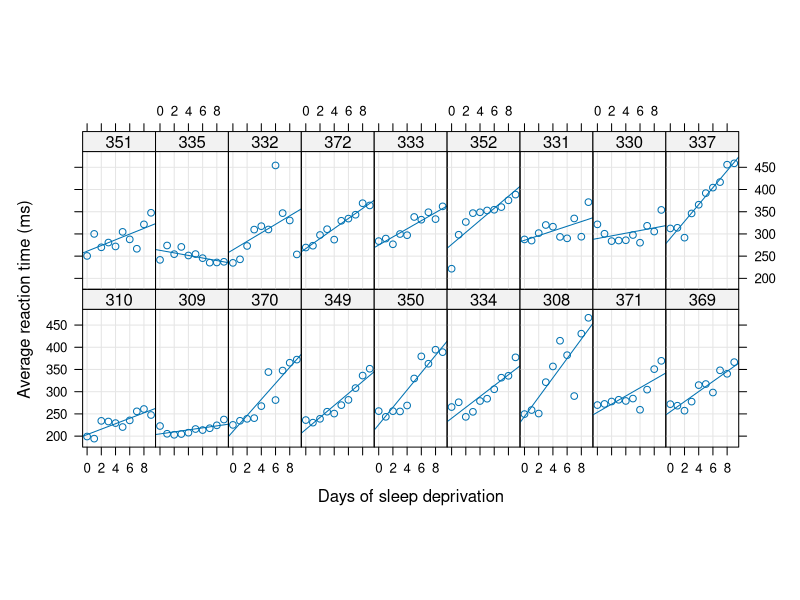
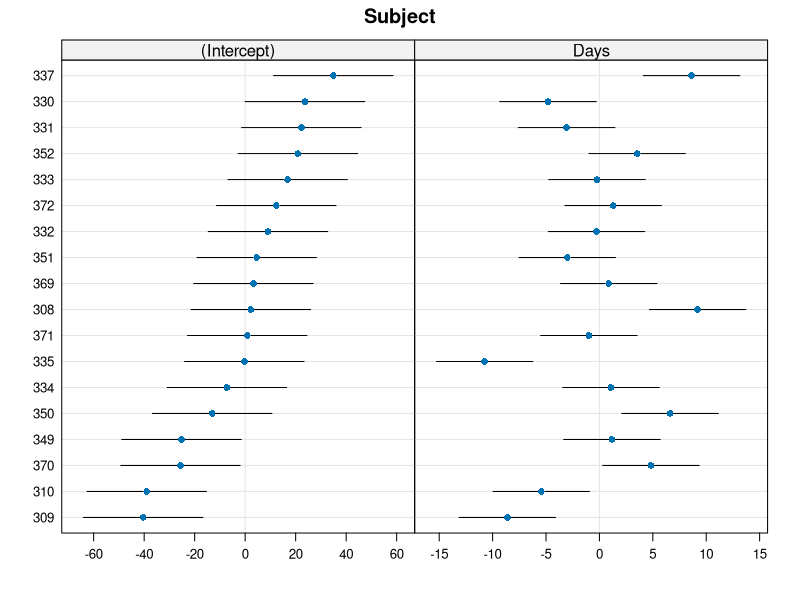

These figures' R source, in order:
### Stats with R Exercise sheet 8

##########################
#Linear Mixed Effects Models
##########################

## Please fill in the exam survey posted on Teams.
##https://teams.microsoft.com/l/entity/81fef3a6-72aa-4648-a763-de824aeafb7d/_djb2_msteams_prefix_835713882?context=%7B%22subEntityId%22%3Anull%2C%22channelId%22%3A%2219%3Af7da5fa2071d48a99900f18e4eaec8f5%40thread.tacv2%22%7D&groupId=c1d382ae-bcc1-4f35-b1ba-8e312dd7bde0&tenantId=67610027-1ac3-49b6-8641-ccd83ce1b01f

## This exercise sheet contains the exercises that you will need to complete and 
## submit by 23:55 on Monday, January 18. Write the code below the questions. 
## If you need to provide a written answer, comment this out using a hashtag (#). 
## Submit your homework via moodle.

## You need to provide a serious attempt to each exercise in order to have
## the assignment graded as complete.


## Please write below your (and your teammates) name, matriculation number. 
## Name: Divesh Kumar
## Matriculation number: 7010048

## Name: Aleena Siji
## Matriculation number: 7010829 

## Name: Deepa Rani Mahato
## Matriculation number: 7012336

## Change the name of the file by adding your matriculation numbers
## (Sheet08_7010048_7010829_7012336.R)

###########################################################################################
###########################################################################################
library(lme4)
library(lattice)
library(Matrix)

# a)There is (gender.Rdata) datasets on moodle.
#   Read in the data file (gender.Rdata) 
#   and assign it to a variable called "dat". 
#   See a description of the items in the datasets below.

# The files contain data from an experiment where people were reading sentences, 
# and pressed the space bar to see the next word. The duration for which a word was 
# viewed before pressing the space bar again is the reading time of the word, and is 
# stored in the file as "WORD_TIME". The experiment had 24 items (given as "ITEM_ID") 
# and 24 subjects (given as "PARTICIPANT"). The order in which the different sentences 
# were presented in the experiment is given in the variable "itemOrder". 


# b) Inspect "dat" and provide 2 plots. 
#    The first plot should provide insights about the relationship between WORD_TIME 
#    and ITEM_TYPE. 
#    For the second plot you should first subset the data using only RELWDINDEX == 0 and
#    then plot the WORD_TIME for the different conditions (ITEM_TYPE).



# c) Decide whether you want to exclude any data points (provide not only the code,
#    but also a detailed (!) explanation). 
#    Note that we are evaluating WORD_TIME as our reponse variable. 
#    What time intervals make sense for such an experiment?


# d) Make a scatter plot where for each index word as the sentence progresses (RELWDINDEX),
#    the average reading time is shown for each of the two conditions (ITEM_TYPE).
#    Please use two different colours for the different conditions.


# e) You do not need to use ggplot here, just follow the example below.
#    The code is a plot for the dataset 'sleepstudy' from the package 'lme4'.
#    The figure shows relationships between days without sleeping and reaction 
#    time for each participant (subject) separately.

summary(sleepstudy)
print(xyplot(Reaction ~ Days | Subject, sleepstudy, aspect = "xy",
             layout = c(9,2), type = c("g", "p", "r"),
             index.cond = function(x,y) coef(lm(y ~ x))[1],
             xlab = "Days of sleep deprivation",
             ylab = "Average reaction time (ms)"))

#    Your task is to figure out how to adapt this plot for our data. What do you 
#    conclude regarding the reading sentences experiment?

# f)  Explain the main need for switching to Linear mixed effect model for the study.
#And, report what could be the fixed and random effect stucture.

# g) Experiment with calculating a linear mixed effects model for this study, 
#    and draw the appropriate conclusions 

# h} Describe how would you report and write up the analysis giving a detailed explanation for each model 

# i) Let's get back to the dataset 'sleepstudy'. The following plot shows 
#    subject-specific intercepts and slopes. Adapt this plot for our study 
#    and draw conclusions.

model = lmer(Reaction ~ Days + (Days|Subject), sleepstudy)
print(dotplot(ranef(model,condVar=TRUE),  scales = list(x = list(relation = 'free')))
      [["Subject"]])

